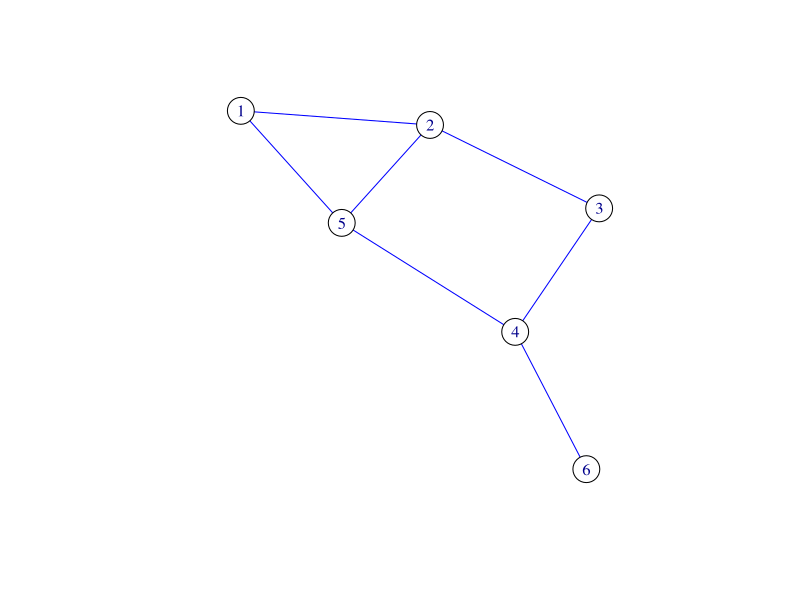
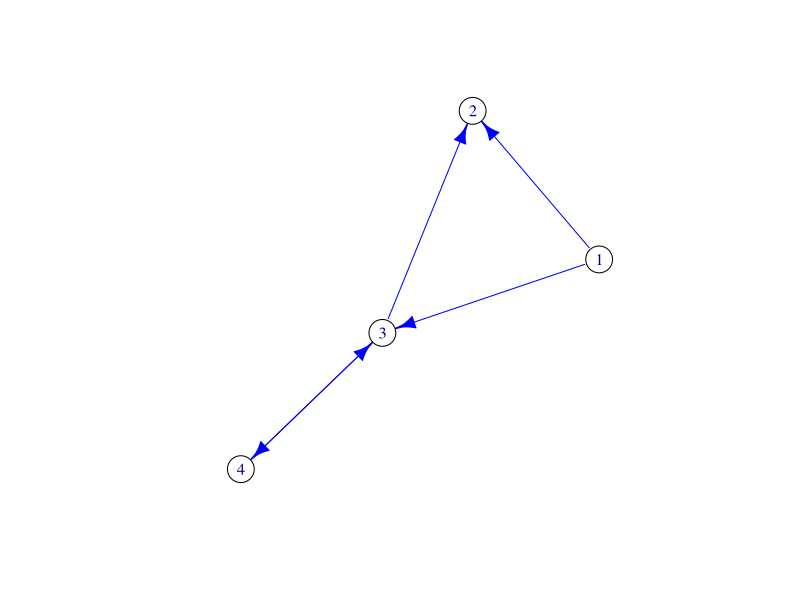
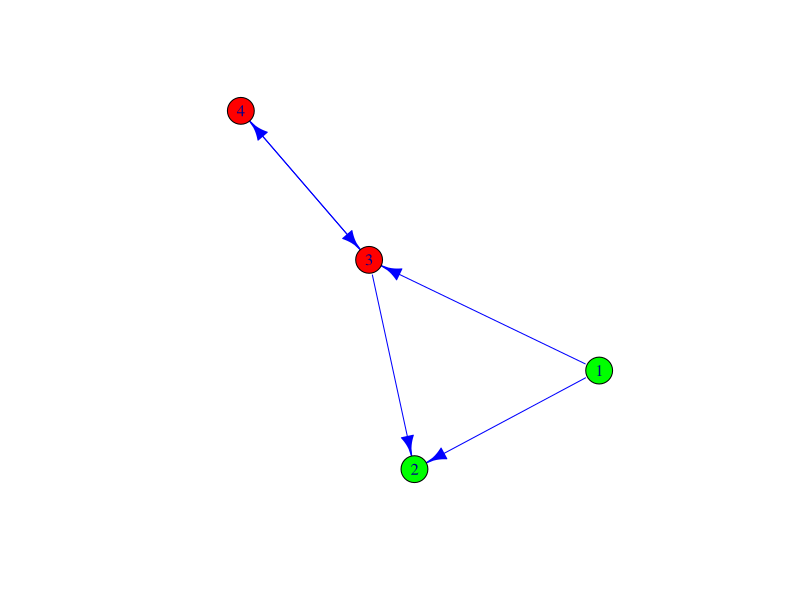
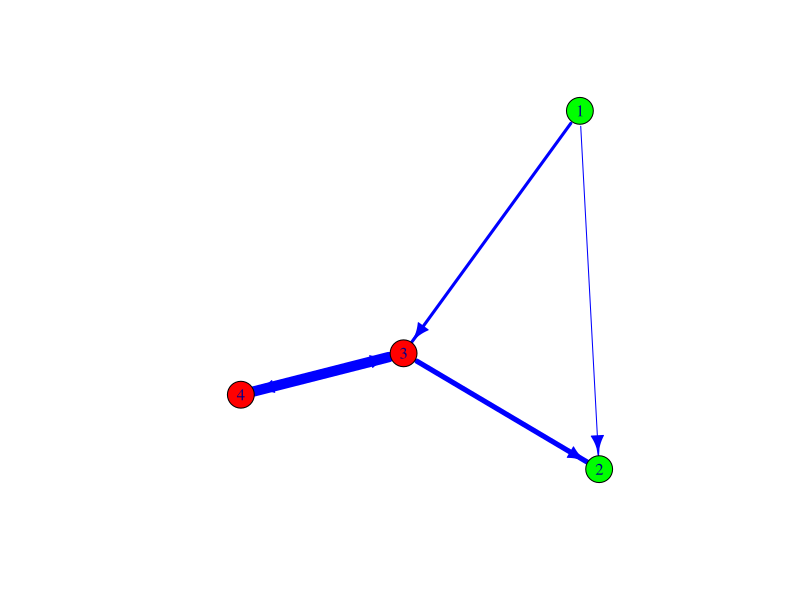

Write R code to recreate these figures, in order. (Note: this script raises an error after producing the figures.)
## ---- chunk 1
library(igraph)

G = graph_from_edgelist(matrix( c(1, 2, 1, 5,2,5,2,3,3,4,4,5,4,6),
                                ncol = 2, 
                                byrow = TRUE),
                        directed = FALSE)
## ---- chunk 2
#basic info:
G
## ---- chunk 3
# You see nodes

V(G)
## ---- chunk 4
# You see edges
E(G)
## ---- chunk 5
# draw
V(G)$color='white'
E(G)$color='blue'
plot(G)
## ---- chunk 6

dG = graph_from_edgelist(matrix( c(1, 2, 1, 3,3,2,3,4,4,3),
                                ncol = 2, 
                                byrow = TRUE),
                        directed = TRUE)



# drawing
V(dG)$color='white'
E(dG)$color='blue'
plot(dG)

## ---- chunk 7
# adding attributes
V(dG)$sex=c('male','male','female','female')
## ---- chunk 8
# seeing attributes
V(dG)$sex
## ---- chunk 9
# using node attributes
# Generate colors based on media type:
colorsSex <- c("red", "green")
V(dG)$color <- colorsSex[as.factor(V(dG)$sex)]
plot(dG)
## ---- chunk 10

E(dG)$weight=c(1,3,5,10,2)

## ---- chunk 11
# see them
E(dG)$weight
## ---- chunk 12
plot(dG,edge.width=E(dG)$weight)
## ---- chunk 13
where=file.path('data',"dG_R.graphml")
write_graph(EliteNet,where, "graphml")
## ---- chunk 14
library(rio)

file=file.path('data','dataFigueroa.xlsx')

FigueData=import(file)
## ---- chunk 15
head(FigueData)
## ---- chunk 16
names(FigueData)
## ---- chunk 17
row.names(FigueData)=FigueData[,1]
FigueData[,1]=NULL
head(FigueData)
## ---- chunk 18
varsToDrop=c('Multinacional')
varsToKeep=setdiff(names(FigueData),varsToDrop)
adjacency=FigueData[,varsToKeep] 

#result
head(adjacency)
## ---- chunk 19
adjacency_Mx=as.matrix(adjacency) 
## ---- chunk 20
EliteNet=graph.adjacency(adjacency_Mx,mode="undirected",
                         diag = F, # no diagonal
                         weighted = NULL)
## ---- chunk 21
# nodes:
V(EliteNet) #count of vertices
## ---- chunk 22
# edges:
E(EliteNet)
## ---- chunk 23
plot.igraph(EliteNet,
            vertex.color = 'yellow',
            edge.color='lightblue')
## ---- chunk 24
V(EliteNet)$Multinacional=FigueData$Multinacional
## ---- chunk 25
V(EliteNet)$Multinacional
## ---- chunk 26
# using node attributes
V(EliteNet)$color=V(EliteNet)$Multinacional

plot(EliteNet)
## ---- chunk 27
plot(EliteNet, layout=layout.circle)
## ---- chunk 28
where=file.path('data',"EliteNetR.graphml")
write_graph(EliteNet,where, "graphml")
